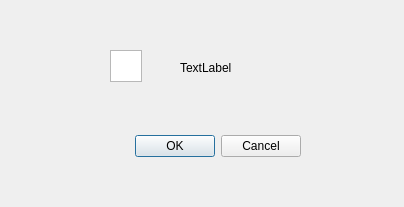
<?xml version="1.0" encoding="UTF-8"?>
<ui version="4.0">
 <class>Dialog</class>
 <widget class="QDialog" name="Dialog">
  <property name="geometry">
   <rect>
    <x>0</x>
    <y>0</y>
    <width>404</width>
    <height>207</height>
   </rect>
  </property>
  <property name="windowTitle">
   <string>确认</string>
  </property>
  <widget class="QDialogButtonBox" name="buttonBox">
   <property name="geometry">
    <rect>
     <x>90</x>
     <y>130</y>
     <width>211</width>
     <height>32</height>
    </rect>
   </property>
   <property name="orientation">
    <enum>Qt::Horizontal</enum>
   </property>
   <property name="standardButtons">
    <set>QDialogButtonBox::Cancel|QDialogButtonBox::Ok</set>
   </property>
  </widget>
  <widget class="QLabel" name="lbl_msg">
   <property name="geometry">
    <rect>
     <x>180</x>
     <y>60</y>
     <width>72</width>
     <height>15</height>
    </rect>
   </property>
   <property name="text">
    <string>TextLabel</string>
   </property>
  </widget>
  <widget class="QGraphicsView" name="graphicsView">
   <property name="geometry">
    <rect>
     <x>110</x>
     <y>50</y>
     <width>32</width>
     <height>32</height>
    </rect>
   </property>
   <property name="autoFillBackground">
    <bool>false</bool>
   </property>
   <property name="styleSheet">
    <string notr="true">border-image: url(:/formicon/res/alert.png);</string>
   </property>
  </widget>
 </widget>
 <resources>
  <include location="../res.qrc"/>
 </resources>
 <connections>
  <connection>
   <sender>buttonBox</sender>
   <signal>accepted()</signal>
   <receiver>Dialog</receiver>
   <slot>accept()</slot>
   <hints>
    <hint type="sourcelabel">
     <x>248</x>
     <y>254</y>
    </hint>
    <hint type="destinationlabel">
     <x>157</x>
     <y>274</y>
    </hint>
   </hints>
  </connection>
  <connection>
   <sender>buttonBox</sender>
   <signal>rejected()</signal>
   <receiver>Dialog</receiver>
   <slot>reject()</slot>
   <hints>
    <hint type="sourcelabel">
     <x>316</x>
     <y>260</y>
    </hint>
    <hint type="destinationlabel">
     <x>286</x>
     <y>274</y>
    </hint>
   </hints>
  </connection>
 </connections>
</ui>
